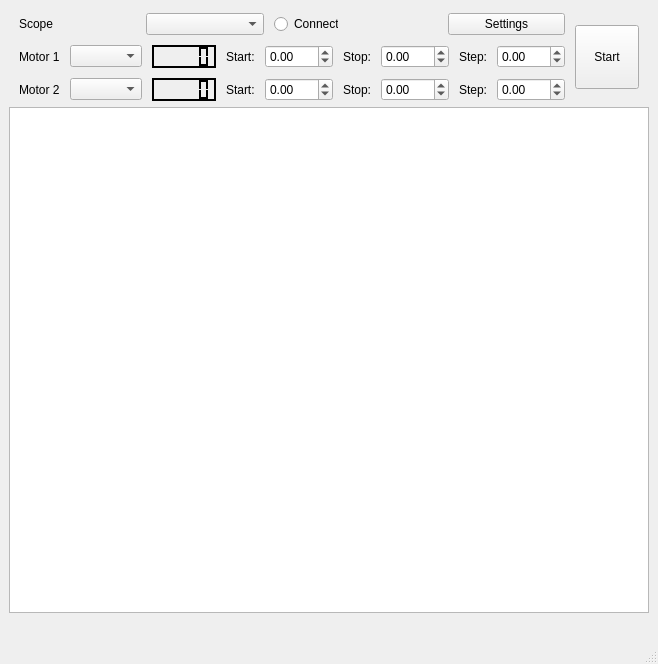
<?xml version="1.0" encoding="UTF-8"?>
<ui version="4.0">
 <class>MainWindow</class>
 <widget class="QMainWindow" name="MainWindow">
  <property name="geometry">
   <rect>
    <x>0</x>
    <y>0</y>
    <width>658</width>
    <height>664</height>
   </rect>
  </property>
  <property name="sizePolicy">
   <sizepolicy hsizetype="Preferred" vsizetype="Preferred">
    <horstretch>0</horstretch>
    <verstretch>0</verstretch>
   </sizepolicy>
  </property>
  <property name="windowTitle">
   <string>PicoScope</string>
  </property>
  <widget class="QWidget" name="centralwidget">
   <property name="autoFillBackground">
    <bool>false</bool>
   </property>
   <layout class="QVBoxLayout" name="verticalLayout">
    <item>
     <layout class="QHBoxLayout" name="horizontalLayout">
      <property name="spacing">
       <number>10</number>
      </property>
      <property name="sizeConstraint">
       <enum>QLayout::SetNoConstraint</enum>
      </property>
      <property name="leftMargin">
       <number>10</number>
      </property>
      <property name="topMargin">
       <number>4</number>
      </property>
      <property name="rightMargin">
       <number>10</number>
      </property>
      <property name="bottomMargin">
       <number>0</number>
      </property>
      <item>
       <layout class="QVBoxLayout" name="verticalLayout_4">
        <item>
         <layout class="QHBoxLayout" name="horizontalLayout_6">
          <item>
           <widget class="QLabel" name="label_4">
            <property name="text">
             <string>Scope</string>
            </property>
           </widget>
          </item>
          <item>
           <widget class="QComboBox" name="scopeSelect">
            <item>
             <property name="text">
              <string/>
             </property>
            </item>
            <item>
             <property name="text">
              <string>2000</string>
             </property>
            </item>
            <item>
             <property name="text">
              <string>5000</string>
             </property>
            </item>
           </widget>
          </item>
          <item>
           <widget class="QRadioButton" name="connectBtn">
            <property name="maximumSize">
             <size>
              <width>64</width>
              <height>16777215</height>
             </size>
            </property>
            <property name="text">
             <string>Connect</string>
            </property>
            <property name="checked">
             <bool>false</bool>
            </property>
           </widget>
          </item>
          <item>
           <spacer name="horizontalSpacer_5">
            <property name="orientation">
             <enum>Qt::Horizontal</enum>
            </property>
            <property name="sizeType">
             <enum>QSizePolicy::Minimum</enum>
            </property>
            <property name="sizeHint" stdset="0">
             <size>
              <width>100</width>
              <height>20</height>
             </size>
            </property>
           </spacer>
          </item>
          <item>
           <widget class="QPushButton" name="settingsBtn">
            <property name="text">
             <string>Settings</string>
            </property>
           </widget>
          </item>
         </layout>
        </item>
        <item>
         <layout class="QHBoxLayout" name="horizontalLayout_7">
          <item>
           <widget class="QLabel" name="label_5">
            <property name="text">
             <string>Motor 1</string>
            </property>
           </widget>
          </item>
          <item>
           <widget class="QComboBox" name="select1"/>
          </item>
          <item>
           <widget class="QLCDNumber" name="pos1">
            <property name="palette">
             <palette>
              <active>
               <colorrole role="WindowText">
                <brush brushstyle="SolidPattern">
                 <color alpha="255">
                  <red>255</red>
                  <green>255</green>
                  <blue>255</blue>
                 </color>
                </brush>
               </colorrole>
               <colorrole role="Button">
                <brush brushstyle="SolidPattern">
                 <color alpha="255">
                  <red>0</red>
                  <green>0</green>
                  <blue>0</blue>
                 </color>
                </brush>
               </colorrole>
               <colorrole role="Light">
                <brush brushstyle="SolidPattern">
                 <color alpha="255">
                  <red>0</red>
                  <green>0</green>
                  <blue>0</blue>
                 </color>
                </brush>
               </colorrole>
               <colorrole role="Midlight">
                <brush brushstyle="SolidPattern">
                 <color alpha="255">
                  <red>0</red>
                  <green>0</green>
                  <blue>0</blue>
                 </color>
                </brush>
               </colorrole>
               <colorrole role="Dark">
                <brush brushstyle="SolidPattern">
                 <color alpha="255">
                  <red>0</red>
                  <green>0</green>
                  <blue>0</blue>
                 </color>
                </brush>
               </colorrole>
               <colorrole role="Mid">
                <brush brushstyle="SolidPattern">
                 <color alpha="255">
                  <red>0</red>
                  <green>0</green>
                  <blue>0</blue>
                 </color>
                </brush>
               </colorrole>
               <colorrole role="Text">
                <brush brushstyle="SolidPattern">
                 <color alpha="255">
                  <red>255</red>
                  <green>255</green>
                  <blue>255</blue>
                 </color>
                </brush>
               </colorrole>
               <colorrole role="BrightText">
                <brush brushstyle="SolidPattern">
                 <color alpha="255">
                  <red>255</red>
                  <green>255</green>
                  <blue>255</blue>
                 </color>
                </brush>
               </colorrole>
               <colorrole role="ButtonText">
                <brush brushstyle="SolidPattern">
                 <color alpha="255">
                  <red>255</red>
                  <green>255</green>
                  <blue>255</blue>
                 </color>
                </brush>
               </colorrole>
               <colorrole role="Base">
                <brush brushstyle="SolidPattern">
                 <color alpha="255">
                  <red>0</red>
                  <green>0</green>
                  <blue>0</blue>
                 </color>
                </brush>
               </colorrole>
               <colorrole role="Window">
                <brush brushstyle="SolidPattern">
                 <color alpha="255">
                  <red>0</red>
                  <green>0</green>
                  <blue>0</blue>
                 </color>
                </brush>
               </colorrole>
               <colorrole role="Shadow">
                <brush brushstyle="SolidPattern">
                 <color alpha="255">
                  <red>0</red>
                  <green>0</green>
                  <blue>0</blue>
                 </color>
                </brush>
               </colorrole>
               <colorrole role="AlternateBase">
                <brush brushstyle="SolidPattern">
                 <color alpha="255">
                  <red>0</red>
                  <green>0</green>
                  <blue>0</blue>
                 </color>
                </brush>
               </colorrole>
               <colorrole role="ToolTipBase">
                <brush brushstyle="SolidPattern">
                 <color alpha="255">
                  <red>255</red>
                  <green>255</green>
                  <blue>220</blue>
                 </color>
                </brush>
               </colorrole>
               <colorrole role="ToolTipText">
                <brush brushstyle="SolidPattern">
                 <color alpha="255">
                  <red>0</red>
                  <green>0</green>
                  <blue>0</blue>
                 </color>
                </brush>
               </colorrole>
               <colorrole role="PlaceholderText">
                <brush brushstyle="SolidPattern">
                 <color alpha="127">
                  <red>255</red>
                  <green>255</green>
                  <blue>255</blue>
                 </color>
                </brush>
               </colorrole>
              </active>
              <inactive>
               <colorrole role="WindowText">
                <brush brushstyle="SolidPattern">
                 <color alpha="255">
                  <red>255</red>
                  <green>255</green>
                  <blue>255</blue>
                 </color>
                </brush>
               </colorrole>
               <colorrole role="Button">
                <brush brushstyle="SolidPattern">
                 <color alpha="255">
                  <red>0</red>
                  <green>0</green>
                  <blue>0</blue>
                 </color>
                </brush>
               </colorrole>
               <colorrole role="Light">
                <brush brushstyle="SolidPattern">
                 <color alpha="255">
                  <red>0</red>
                  <green>0</green>
                  <blue>0</blue>
                 </color>
                </brush>
               </colorrole>
               <colorrole role="Midlight">
                <brush brushstyle="SolidPattern">
                 <color alpha="255">
                  <red>0</red>
                  <green>0</green>
                  <blue>0</blue>
                 </color>
                </brush>
               </colorrole>
               <colorrole role="Dark">
                <brush brushstyle="SolidPattern">
                 <color alpha="255">
                  <red>0</red>
                  <green>0</green>
                  <blue>0</blue>
                 </color>
                </brush>
               </colorrole>
               <colorrole role="Mid">
                <brush brushstyle="SolidPattern">
                 <color alpha="255">
                  <red>0</red>
                  <green>0</green>
                  <blue>0</blue>
                 </color>
                </brush>
               </colorrole>
               <colorrole role="Text">
                <brush brushstyle="SolidPattern">
                 <color alpha="255">
                  <red>255</red>
                  <green>255</green>
                  <blue>255</blue>
                 </color>
                </brush>
               </colorrole>
               <colorrole role="BrightText">
                <brush brushstyle="SolidPattern">
                 <color alpha="255">
                  <red>255</red>
                  <green>255</green>
                  <blue>255</blue>
                 </color>
                </brush>
               </colorrole>
               <colorrole role="ButtonText">
                <brush brushstyle="SolidPattern">
                 <color alpha="255">
                  <red>255</red>
                  <green>255</green>
                  <blue>255</blue>
                 </color>
                </brush>
               </colorrole>
               <colorrole role="Base">
                <brush brushstyle="SolidPattern">
                 <color alpha="255">
                  <red>0</red>
                  <green>0</green>
                  <blue>0</blue>
                 </color>
                </brush>
               </colorrole>
               <colorrole role="Window">
                <brush brushstyle="SolidPattern">
                 <color alpha="255">
                  <red>0</red>
                  <green>0</green>
                  <blue>0</blue>
                 </color>
                </brush>
               </colorrole>
               <colorrole role="Shadow">
                <brush brushstyle="SolidPattern">
                 <color alpha="255">
                  <red>0</red>
                  <green>0</green>
                  <blue>0</blue>
                 </color>
                </brush>
               </colorrole>
               <colorrole role="AlternateBase">
                <brush brushstyle="SolidPattern">
                 <color alpha="255">
                  <red>0</red>
                  <green>0</green>
                  <blue>0</blue>
                 </color>
                </brush>
               </colorrole>
               <colorrole role="ToolTipBase">
                <brush brushstyle="SolidPattern">
                 <color alpha="255">
                  <red>255</red>
                  <green>255</green>
                  <blue>220</blue>
                 </color>
                </brush>
               </colorrole>
               <colorrole role="ToolTipText">
                <brush brushstyle="SolidPattern">
                 <color alpha="255">
                  <red>0</red>
                  <green>0</green>
                  <blue>0</blue>
                 </color>
                </brush>
               </colorrole>
               <colorrole role="PlaceholderText">
                <brush brushstyle="SolidPattern">
                 <color alpha="127">
                  <red>255</red>
                  <green>255</green>
                  <blue>255</blue>
                 </color>
                </brush>
               </colorrole>
              </inactive>
              <disabled>
               <colorrole role="WindowText">
                <brush brushstyle="SolidPattern">
                 <color alpha="255">
                  <red>0</red>
                  <green>0</green>
                  <blue>0</blue>
                 </color>
                </brush>
               </colorrole>
               <colorrole role="Button">
                <brush brushstyle="SolidPattern">
                 <color alpha="255">
                  <red>0</red>
                  <green>0</green>
                  <blue>0</blue>
                 </color>
                </brush>
               </colorrole>
               <colorrole role="Light">
                <brush brushstyle="SolidPattern">
                 <color alpha="255">
                  <red>0</red>
                  <green>0</green>
                  <blue>0</blue>
                 </color>
                </brush>
               </colorrole>
               <colorrole role="Midlight">
                <brush brushstyle="SolidPattern">
                 <color alpha="255">
                  <red>0</red>
                  <green>0</green>
                  <blue>0</blue>
                 </color>
                </brush>
               </colorrole>
               <colorrole role="Dark">
                <brush brushstyle="SolidPattern">
                 <color alpha="255">
                  <red>0</red>
                  <green>0</green>
                  <blue>0</blue>
                 </color>
                </brush>
               </colorrole>
               <colorrole role="Mid">
                <brush brushstyle="SolidPattern">
                 <color alpha="255">
                  <red>0</red>
                  <green>0</green>
                  <blue>0</blue>
                 </color>
                </brush>
               </colorrole>
               <colorrole role="Text">
                <brush brushstyle="SolidPattern">
                 <color alpha="255">
                  <red>0</red>
                  <green>0</green>
                  <blue>0</blue>
                 </color>
                </brush>
               </colorrole>
               <colorrole role="BrightText">
                <brush brushstyle="SolidPattern">
                 <color alpha="255">
                  <red>255</red>
                  <green>255</green>
                  <blue>255</blue>
                 </color>
                </brush>
               </colorrole>
               <colorrole role="ButtonText">
                <brush brushstyle="SolidPattern">
                 <color alpha="255">
                  <red>0</red>
                  <green>0</green>
                  <blue>0</blue>
                 </color>
                </brush>
               </colorrole>
               <colorrole role="Base">
                <brush brushstyle="SolidPattern">
                 <color alpha="255">
                  <red>0</red>
                  <green>0</green>
                  <blue>0</blue>
                 </color>
                </brush>
               </colorrole>
               <colorrole role="Window">
                <brush brushstyle="SolidPattern">
                 <color alpha="255">
                  <red>0</red>
                  <green>0</green>
                  <blue>0</blue>
                 </color>
                </brush>
               </colorrole>
               <colorrole role="Shadow">
                <brush brushstyle="SolidPattern">
                 <color alpha="255">
                  <red>0</red>
                  <green>0</green>
                  <blue>0</blue>
                 </color>
                </brush>
               </colorrole>
               <colorrole role="AlternateBase">
                <brush brushstyle="SolidPattern">
                 <color alpha="255">
                  <red>0</red>
                  <green>0</green>
                  <blue>0</blue>
                 </color>
                </brush>
               </colorrole>
               <colorrole role="ToolTipBase">
                <brush brushstyle="SolidPattern">
                 <color alpha="255">
                  <red>255</red>
                  <green>255</green>
                  <blue>220</blue>
                 </color>
                </brush>
               </colorrole>
               <colorrole role="ToolTipText">
                <brush brushstyle="SolidPattern">
                 <color alpha="255">
                  <red>0</red>
                  <green>0</green>
                  <blue>0</blue>
                 </color>
                </brush>
               </colorrole>
               <colorrole role="PlaceholderText">
                <brush brushstyle="SolidPattern">
                 <color alpha="127">
                  <red>0</red>
                  <green>0</green>
                  <blue>0</blue>
                 </color>
                </brush>
               </colorrole>
              </disabled>
             </palette>
            </property>
            <property name="font">
             <font>
              <bold>true</bold>
             </font>
            </property>
           </widget>
          </item>
          <item>
           <widget class="QLabel" name="label">
            <property name="text">
             <string>Start:</string>
            </property>
           </widget>
          </item>
          <item>
           <widget class="QDoubleSpinBox" name="start1">
            <property name="minimum">
             <double>-360.000000000000000</double>
            </property>
            <property name="maximum">
             <double>360.000000000000000</double>
            </property>
           </widget>
          </item>
          <item>
           <widget class="QLabel" name="label_2">
            <property name="text">
             <string>Stop:</string>
            </property>
           </widget>
          </item>
          <item>
           <widget class="QDoubleSpinBox" name="stop1">
            <property name="minimum">
             <double>-360.000000000000000</double>
            </property>
            <property name="maximum">
             <double>360.000000000000000</double>
            </property>
           </widget>
          </item>
          <item>
           <widget class="QLabel" name="label_3">
            <property name="text">
             <string>Step:</string>
            </property>
           </widget>
          </item>
          <item>
           <widget class="QDoubleSpinBox" name="step1">
            <property name="minimum">
             <double>-360.000000000000000</double>
            </property>
            <property name="maximum">
             <double>360.000000000000000</double>
            </property>
           </widget>
          </item>
         </layout>
        </item>
        <item>
         <layout class="QHBoxLayout" name="horizontalLayout_8">
          <item>
           <widget class="QLabel" name="label_6">
            <property name="text">
             <string>Motor 2</string>
            </property>
           </widget>
          </item>
          <item>
           <widget class="QComboBox" name="select2"/>
          </item>
          <item>
           <widget class="QLCDNumber" name="pos2">
            <property name="palette">
             <palette>
              <active>
               <colorrole role="WindowText">
                <brush brushstyle="SolidPattern">
                 <color alpha="255">
                  <red>255</red>
                  <green>255</green>
                  <blue>255</blue>
                 </color>
                </brush>
               </colorrole>
               <colorrole role="Button">
                <brush brushstyle="SolidPattern">
                 <color alpha="255">
                  <red>0</red>
                  <green>0</green>
                  <blue>0</blue>
                 </color>
                </brush>
               </colorrole>
               <colorrole role="Light">
                <brush brushstyle="SolidPattern">
                 <color alpha="255">
                  <red>0</red>
                  <green>0</green>
                  <blue>0</blue>
                 </color>
                </brush>
               </colorrole>
               <colorrole role="Midlight">
                <brush brushstyle="SolidPattern">
                 <color alpha="255">
                  <red>0</red>
                  <green>0</green>
                  <blue>0</blue>
                 </color>
                </brush>
               </colorrole>
               <colorrole role="Dark">
                <brush brushstyle="SolidPattern">
                 <color alpha="255">
                  <red>0</red>
                  <green>0</green>
                  <blue>0</blue>
                 </color>
                </brush>
               </colorrole>
               <colorrole role="Mid">
                <brush brushstyle="SolidPattern">
                 <color alpha="255">
                  <red>0</red>
                  <green>0</green>
                  <blue>0</blue>
                 </color>
                </brush>
               </colorrole>
               <colorrole role="Text">
                <brush brushstyle="SolidPattern">
                 <color alpha="255">
                  <red>255</red>
                  <green>255</green>
                  <blue>255</blue>
                 </color>
                </brush>
               </colorrole>
               <colorrole role="BrightText">
                <brush brushstyle="SolidPattern">
                 <color alpha="255">
                  <red>255</red>
                  <green>255</green>
                  <blue>255</blue>
                 </color>
                </brush>
               </colorrole>
               <colorrole role="ButtonText">
                <brush brushstyle="SolidPattern">
                 <color alpha="255">
                  <red>255</red>
                  <green>255</green>
                  <blue>255</blue>
                 </color>
                </brush>
               </colorrole>
               <colorrole role="Base">
                <brush brushstyle="SolidPattern">
                 <color alpha="255">
                  <red>0</red>
                  <green>0</green>
                  <blue>0</blue>
                 </color>
                </brush>
               </colorrole>
               <colorrole role="Window">
                <brush brushstyle="SolidPattern">
                 <color alpha="255">
                  <red>0</red>
                  <green>0</green>
                  <blue>0</blue>
                 </color>
                </brush>
               </colorrole>
               <colorrole role="Shadow">
                <brush brushstyle="SolidPattern">
                 <color alpha="255">
                  <red>0</red>
                  <green>0</green>
                  <blue>0</blue>
                 </color>
                </brush>
               </colorrole>
               <colorrole role="AlternateBase">
                <brush brushstyle="SolidPattern">
                 <color alpha="255">
                  <red>0</red>
                  <green>0</green>
                  <blue>0</blue>
                 </color>
                </brush>
               </colorrole>
               <colorrole role="ToolTipBase">
                <brush brushstyle="SolidPattern">
                 <color alpha="255">
                  <red>255</red>
                  <green>255</green>
                  <blue>220</blue>
                 </color>
                </brush>
               </colorrole>
               <colorrole role="ToolTipText">
                <brush brushstyle="SolidPattern">
                 <color alpha="255">
                  <red>0</red>
                  <green>0</green>
                  <blue>0</blue>
                 </color>
                </brush>
               </colorrole>
               <colorrole role="PlaceholderText">
                <brush brushstyle="SolidPattern">
                 <color alpha="127">
                  <red>255</red>
                  <green>255</green>
                  <blue>255</blue>
                 </color>
                </brush>
               </colorrole>
              </active>
              <inactive>
               <colorrole role="WindowText">
                <brush brushstyle="SolidPattern">
                 <color alpha="255">
                  <red>255</red>
                  <green>255</green>
                  <blue>255</blue>
                 </color>
                </brush>
               </colorrole>
               <colorrole role="Button">
                <brush brushstyle="SolidPattern">
                 <color alpha="255">
                  <red>0</red>
                  <green>0</green>
                  <blue>0</blue>
                 </color>
                </brush>
               </colorrole>
               <colorrole role="Light">
                <brush brushstyle="SolidPattern">
                 <color alpha="255">
                  <red>0</red>
                  <green>0</green>
                  <blue>0</blue>
                 </color>
                </brush>
               </colorrole>
               <colorrole role="Midlight">
                <brush brushstyle="SolidPattern">
                 <color alpha="255">
                  <red>0</red>
                  <green>0</green>
                  <blue>0</blue>
                 </color>
                </brush>
               </colorrole>
               <colorrole role="Dark">
                <brush brushstyle="SolidPattern">
                 <color alpha="255">
                  <red>0</red>
                  <green>0</green>
                  <blue>0</blue>
                 </color>
                </brush>
               </colorrole>
               <colorrole role="Mid">
                <brush brushstyle="SolidPattern">
                 <color alpha="255">
                  <red>0</red>
                  <green>0</green>
                  <blue>0</blue>
                 </color>
                </brush>
               </colorrole>
               <colorrole role="Text">
                <brush brushstyle="SolidPattern">
                 <color alpha="255">
                  <red>255</red>
                  <green>255</green>
                  <blue>255</blue>
                 </color>
                </brush>
               </colorrole>
               <colorrole role="BrightText">
                <brush brushstyle="SolidPattern">
                 <color alpha="255">
                  <red>255</red>
                  <green>255</green>
                  <blue>255</blue>
                 </color>
                </brush>
               </colorrole>
               <colorrole role="ButtonText">
                <brush brushstyle="SolidPattern">
                 <color alpha="255">
                  <red>255</red>
                  <green>255</green>
                  <blue>255</blue>
                 </color>
                </brush>
               </colorrole>
               <colorrole role="Base">
                <brush brushstyle="SolidPattern">
                 <color alpha="255">
                  <red>0</red>
                  <green>0</green>
                  <blue>0</blue>
                 </color>
                </brush>
               </colorrole>
               <colorrole role="Window">
                <brush brushstyle="SolidPattern">
                 <color alpha="255">
                  <red>0</red>
                  <green>0</green>
                  <blue>0</blue>
                 </color>
                </brush>
               </colorrole>
               <colorrole role="Shadow">
                <brush brushstyle="SolidPattern">
                 <color alpha="255">
                  <red>0</red>
                  <green>0</green>
                  <blue>0</blue>
                 </color>
                </brush>
               </colorrole>
               <colorrole role="AlternateBase">
                <brush brushstyle="SolidPattern">
                 <color alpha="255">
                  <red>0</red>
                  <green>0</green>
                  <blue>0</blue>
                 </color>
                </brush>
               </colorrole>
               <colorrole role="ToolTipBase">
                <brush brushstyle="SolidPattern">
                 <color alpha="255">
                  <red>255</red>
                  <green>255</green>
                  <blue>220</blue>
                 </color>
                </brush>
               </colorrole>
               <colorrole role="ToolTipText">
                <brush brushstyle="SolidPattern">
                 <color alpha="255">
                  <red>0</red>
                  <green>0</green>
                  <blue>0</blue>
                 </color>
                </brush>
               </colorrole>
               <colorrole role="PlaceholderText">
                <brush brushstyle="SolidPattern">
                 <color alpha="127">
                  <red>255</red>
                  <green>255</green>
                  <blue>255</blue>
                 </color>
                </brush>
               </colorrole>
              </inactive>
              <disabled>
               <colorrole role="WindowText">
                <brush brushstyle="SolidPattern">
                 <color alpha="255">
                  <red>0</red>
                  <green>0</green>
                  <blue>0</blue>
                 </color>
                </brush>
               </colorrole>
               <colorrole role="Button">
                <brush brushstyle="SolidPattern">
                 <color alpha="255">
                  <red>0</red>
                  <green>0</green>
                  <blue>0</blue>
                 </color>
                </brush>
               </colorrole>
               <colorrole role="Light">
                <brush brushstyle="SolidPattern">
                 <color alpha="255">
                  <red>0</red>
                  <green>0</green>
                  <blue>0</blue>
                 </color>
                </brush>
               </colorrole>
               <colorrole role="Midlight">
                <brush brushstyle="SolidPattern">
                 <color alpha="255">
                  <red>0</red>
                  <green>0</green>
                  <blue>0</blue>
                 </color>
                </brush>
               </colorrole>
               <colorrole role="Dark">
                <brush brushstyle="SolidPattern">
                 <color alpha="255">
                  <red>0</red>
                  <green>0</green>
                  <blue>0</blue>
                 </color>
                </brush>
               </colorrole>
               <colorrole role="Mid">
                <brush brushstyle="SolidPattern">
                 <color alpha="255">
                  <red>0</red>
                  <green>0</green>
                  <blue>0</blue>
                 </color>
                </brush>
               </colorrole>
               <colorrole role="Text">
                <brush brushstyle="SolidPattern">
                 <color alpha="255">
                  <red>0</red>
                  <green>0</green>
                  <blue>0</blue>
                 </color>
                </brush>
               </colorrole>
               <colorrole role="BrightText">
                <brush brushstyle="SolidPattern">
                 <color alpha="255">
                  <red>255</red>
                  <green>255</green>
                  <blue>255</blue>
                 </color>
                </brush>
               </colorrole>
               <colorrole role="ButtonText">
                <brush brushstyle="SolidPattern">
                 <color alpha="255">
                  <red>0</red>
                  <green>0</green>
                  <blue>0</blue>
                 </color>
                </brush>
               </colorrole>
               <colorrole role="Base">
                <brush brushstyle="SolidPattern">
                 <color alpha="255">
                  <red>0</red>
                  <green>0</green>
                  <blue>0</blue>
                 </color>
                </brush>
               </colorrole>
               <colorrole role="Window">
                <brush brushstyle="SolidPattern">
                 <color alpha="255">
                  <red>0</red>
                  <green>0</green>
                  <blue>0</blue>
                 </color>
                </brush>
               </colorrole>
               <colorrole role="Shadow">
                <brush brushstyle="SolidPattern">
                 <color alpha="255">
                  <red>0</red>
                  <green>0</green>
                  <blue>0</blue>
                 </color>
                </brush>
               </colorrole>
               <colorrole role="AlternateBase">
                <brush brushstyle="SolidPattern">
                 <color alpha="255">
                  <red>0</red>
                  <green>0</green>
                  <blue>0</blue>
                 </color>
                </brush>
               </colorrole>
               <colorrole role="ToolTipBase">
                <brush brushstyle="SolidPattern">
                 <color alpha="255">
                  <red>255</red>
                  <green>255</green>
                  <blue>220</blue>
                 </color>
                </brush>
               </colorrole>
               <colorrole role="ToolTipText">
                <brush brushstyle="SolidPattern">
                 <color alpha="255">
                  <red>0</red>
                  <green>0</green>
                  <blue>0</blue>
                 </color>
                </brush>
               </colorrole>
               <colorrole role="PlaceholderText">
                <brush brushstyle="SolidPattern">
                 <color alpha="127">
                  <red>0</red>
                  <green>0</green>
                  <blue>0</blue>
                 </color>
                </brush>
               </colorrole>
              </disabled>
             </palette>
            </property>
            <property name="font">
             <font>
              <bold>true</bold>
             </font>
            </property>
           </widget>
          </item>
          <item>
           <widget class="QLabel" name="label_7">
            <property name="text">
             <string>Start:</string>
            </property>
           </widget>
          </item>
          <item>
           <widget class="QDoubleSpinBox" name="start2">
            <property name="minimum">
             <double>-360.000000000000000</double>
            </property>
            <property name="maximum">
             <double>360.000000000000000</double>
            </property>
           </widget>
          </item>
          <item>
           <widget class="QLabel" name="labelll">
            <property name="text">
             <string>Stop:</string>
            </property>
           </widget>
          </item>
          <item>
           <widget class="QDoubleSpinBox" name="stop2">
            <property name="minimum">
             <double>-360.000000000000000</double>
            </property>
            <property name="maximum">
             <double>360.000000000000000</double>
            </property>
           </widget>
          </item>
          <item>
           <widget class="QLabel" name="steeep">
            <property name="text">
             <string>Step:</string>
            </property>
           </widget>
          </item>
          <item>
           <widget class="QDoubleSpinBox" name="step2">
            <property name="minimum">
             <double>-360.000000000000000</double>
            </property>
            <property name="maximum">
             <double>360.000000000000000</double>
            </property>
           </widget>
          </item>
         </layout>
        </item>
       </layout>
      </item>
      <item>
       <widget class="QPushButton" name="stpstrt">
        <property name="sizePolicy">
         <sizepolicy hsizetype="Fixed" vsizetype="Fixed">
          <horstretch>0</horstretch>
          <verstretch>0</verstretch>
         </sizepolicy>
        </property>
        <property name="minimumSize">
         <size>
          <width>0</width>
          <height>0</height>
         </size>
        </property>
        <property name="maximumSize">
         <size>
          <width>64</width>
          <height>64</height>
         </size>
        </property>
        <property name="text">
         <string>Start</string>
        </property>
        <property name="iconSize">
         <size>
          <width>16</width>
          <height>16</height>
         </size>
        </property>
        <property name="checkable">
         <bool>true</bool>
        </property>
       </widget>
      </item>
     </layout>
    </item>
    <item>
     <widget class="PlotWidget" name="plot">
      <property name="minimumSize">
       <size>
        <width>640</width>
        <height>480</height>
       </size>
      </property>
     </widget>
    </item>
    <item>
     <widget class="QLabel" name="label_8">
      <property name="text">
       <string/>
      </property>
     </widget>
    </item>
   </layout>
  </widget>
  <widget class="QMenuBar" name="menubar">
   <property name="geometry">
    <rect>
     <x>0</x>
     <y>0</y>
     <width>658</width>
     <height>22</height>
    </rect>
   </property>
  </widget>
  <widget class="QStatusBar" name="statusbar"/>
 </widget>
 <customwidgets>
  <customwidget>
   <class>PlotWidget</class>
   <extends>QGraphicsView</extends>
   <header>pyqtgraph</header>
  </customwidget>
 </customwidgets>
 <resources/>
 <connections/>
</ui>
